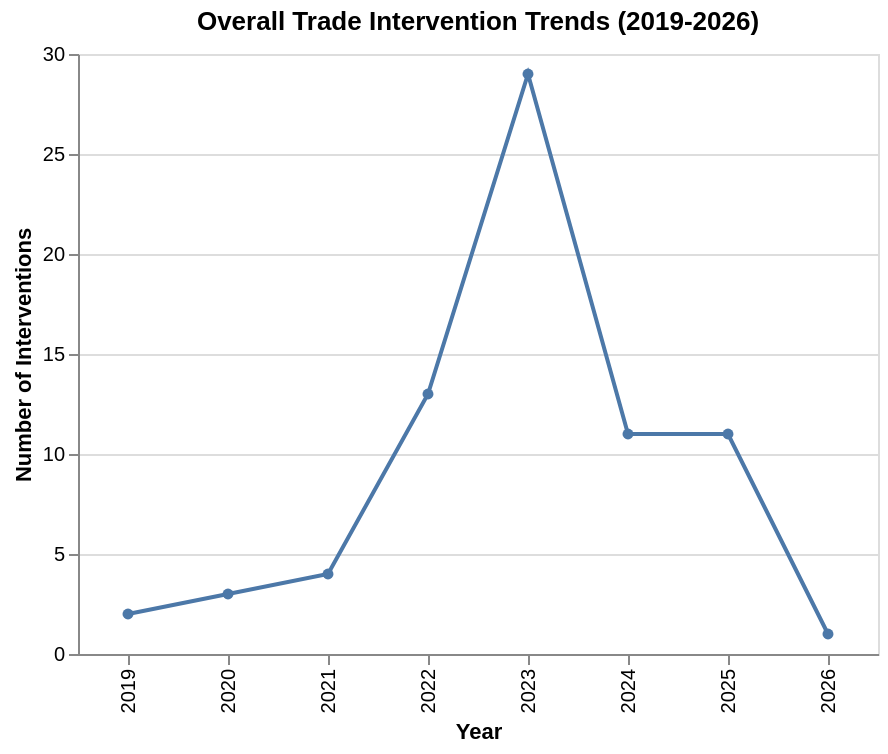

The notebook cell this image was saved under:
### Markdown cell above
#### 2. Line Chart: Overall Trade Intervention Trends (2019-2026)

### Code cell
interventions_df = pd.read_csv('data/processed/dataset3/interventions_clean.csv')
line_df = interventions_df.groupby('Year').size().reset_index(name = 'count')

line_chart = alt.Chart(line_df).mark_line(point = True).encode(
    alt.X('Year:O', title = "Year"),
    alt.Y('count:Q', title = "Number of Interventions"),
    tooltip = [
        alt.Tooltip('Year:O', title = "Year"),
        alt.Tooltip('count:Q', title = "Number of Interventions")
    ]
).properties(
    width = 400,
    height = 300,
    title = "Overall Trade Intervention Trends (2019-2026)"
)

line_chart

### Figure 1 — Vega-Lite specification as saved in the notebook (floating-point values rounded to 4 significant figures)
{"config": {"view": {"continuousWidth": 300, "continuousHeight": 300}}, "data": {"name": "data-8bc536113bb98f51b91a201ab5b798ba"}, "mark": {"type": "line", "point": true}, "encoding": {"tooltip": [{"field": "Year", "title": "Year", "type": "ordinal"}, {"field": "count", "title": "Number of Interventions", "type": "quantitative"}], "x": {"field": "Year", "title": "Year", "type": "ordinal"}, "y": {"field": "count", "title": "Number of Interventions", "type": "quantitative"}}, "height": 300, "title": "Overall Trade Intervention Trends (2019-2026)", "width": 400, "$schema": "https://vega.github.io/schema/vega-lite/v6.1.0.json", "datasets": {"data-8bc536113bb98f51b91a201ab5b798ba": [{"Year": 2019, "count": 2}, {"Year": 2020, "count": 3}, {"Year": 2021, "count": 4}, {"Year": 2022, "count": 13}, {"Year": 2023, "count": 29}, {"Year": 2024, "count": 11}, {"Year": 2025, "count": 11}, {"Year": 2026, "count": 1}]}}
